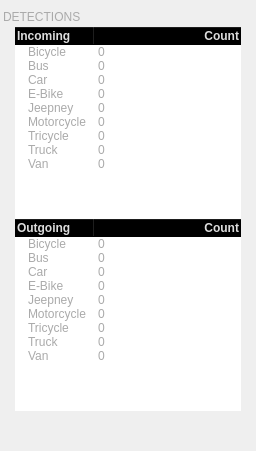
           <widget class="QWidget" name="side_panel_detections_widget">
            <layout class="QVBoxLayout" name="verticalLayout_3">
             <property name="spacing">
              <number>0</number>
             </property>
             <property name="leftMargin">
              <number>0</number>
             </property>
             <property name="topMargin">
              <number>0</number>
             </property>
             <property name="rightMargin">
              <number>0</number>
             </property>
             <property name="bottomMargin">
              <number>0</number>
             </property>
             <item>
              <widget class="QLabel" name="detections_side_panel_label">
               <property name="sizePolicy">
                <sizepolicy hsizetype="Preferred" vsizetype="Fixed">
                 <horstretch>0</horstretch>
                 <verstretch>0</verstretch>
                </sizepolicy>
               </property>
               <property name="styleSheet">
                <string notr="true">color: #aaa; padding: 10 0 3 0</string>
               </property>
               <property name="text">
                <string>DETECTIONS</string>
               </property>
              </widget>
             </item>
             <item>
              <widget class="QTreeWidget" name="detections_incoming_treewidget">
               <property name="sizePolicy">
                <sizepolicy hsizetype="Expanding" vsizetype="Fixed">
                 <horstretch>0</horstretch>
                 <verstretch>0</verstretch>
                </sizepolicy>
               </property>
               <property name="styleSheet">
                <string notr="true">QTreeWidget{color: #ddd; color: #aaa; border: 0; padding: 0 15}
QHeaderView::section{background-color: transparent; color: #ddd}
</string>
               </property>
               <property name="indentation">
                <number>10</number>
               </property>
               <property name="uniformRowHeights">
                <bool>true</bool>
               </property>
               <property name="itemsExpandable">
                <bool>false</bool>
               </property>
               <property name="animated">
                <bool>true</bool>
               </property>
               <attribute name="headerVisible">
                <bool>true</bool>
               </attribute>
               <attribute name="headerDefaultSectionSize">
                <number>80</number>
               </attribute>
               <attribute name="headerShowSortIndicator" stdset="0">
                <bool>false</bool>
               </attribute>
               <attribute name="headerStretchLastSection">
                <bool>true</bool>
               </attribute>
               <column>
                <property name="text">
                 <string>Incoming</string>
                </property>
                <property name="font">
                 <font>
                  <bold>true</bold>
                 </font>
                </property>
                <property name="icon">
                 <iconset theme="address-book-new"/>
                </property>
               </column>
               <column>
                <property name="text">
                 <string>Count</string>
                </property>
                <property name="font">
                 <font>
                  <bold>true</bold>
                 </font>
                </property>
                <property name="textAlignment">
                 <set>AlignTrailing|AlignVCenter</set>
                </property>
               </column>
               <item>
                <property name="text">
                 <string>Bicycle</string>
                </property>
                <property name="text">
                 <string>0</string>
                </property>
                <property name="textAlignment">
                 <set>AlignTrailing|AlignVCenter</set>
                </property>
               </item>
               <item>
                <property name="text">
                 <string>Bus</string>
                </property>
                <property name="text">
                 <string>0</string>
                </property>
                <property name="font">
                 <font>
                  <pointsize>9</pointsize>
                  <bold>false</bold>
                  <stylestrategy>PreferAntialias</stylestrategy>
                 </font>
                </property>
                <property name="textAlignment">
                 <set>AlignTrailing|AlignVCenter</set>
                </property>
               </item>
               <item>
                <property name="text">
                 <string>Car</string>
                </property>
                <property name="text">
                 <string>0</string>
                </property>
                <property name="textAlignment">
                 <set>AlignTrailing|AlignVCenter</set>
                </property>
               </item>
               <item>
                <property name="text">
                 <string>E-Bike</string>
                </property>
                <property name="text">
                 <string>0</string>
                </property>
                <property name="textAlignment">
                 <set>AlignTrailing|AlignVCenter</set>
                </property>
               </item>
               <item>
                <property name="text">
                 <string>Jeepney</string>
                </property>
                <property name="text">
                 <string>0</string>
                </property>
                <property name="textAlignment">
                 <set>AlignTrailing|AlignVCenter</set>
                </property>
               </item>
               <item>
                <property name="text">
                 <string>Motorcycle</string>
                </property>
                <property name="text">
                 <string>0</string>
                </property>
                <property name="textAlignment">
                 <set>AlignTrailing|AlignVCenter</set>
                </property>
               </item>
               <item>
                <property name="text">
                 <string>Tricycle</string>
                </property>
                <property name="text">
                 <string>0</string>
                </property>
                <property name="textAlignment">
                 <set>AlignTrailing|AlignVCenter</set>
                </property>
               </item>
               <item>
                <property name="text">
                 <string>Truck</string>
                </property>
                <property name="text">
                 <string>0</string>
                </property>
                <property name="textAlignment">
                 <set>AlignTrailing|AlignVCenter</set>
                </property>
               </item>
               <item>
                <property name="text">
                 <string>Van</string>
                </property>
                <property name="text">
                 <string>0</string>
                </property>
                <property name="textAlignment">
                 <set>AlignTrailing|AlignVCenter</set>
                </property>
               </item>
              </widget>
             </item>
             <item>
              <widget class="QTreeWidget" name="detections_outgoing_treewidget">
               <property name="sizePolicy">
                <sizepolicy hsizetype="Expanding" vsizetype="Fixed">
                 <horstretch>0</horstretch>
                 <verstretch>0</verstretch>
                </sizepolicy>
               </property>
               <property name="styleSheet">
                <string notr="true">QTreeWidget{color: #ddd; color: #aaa; border: 0; padding: 0 15}
QHeaderView::section{background-color: transparent; color: #ddd}</string>
               </property>
               <property name="indentation">
                <number>10</number>
               </property>
               <property name="uniformRowHeights">
                <bool>true</bool>
               </property>
               <property name="itemsExpandable">
                <bool>false</bool>
               </property>
               <property name="animated">
                <bool>true</bool>
               </property>
               <attribute name="headerVisible">
                <bool>true</bool>
               </attribute>
               <attribute name="headerDefaultSectionSize">
                <number>80</number>
               </attribute>
               <attribute name="headerShowSortIndicator" stdset="0">
                <bool>false</bool>
               </attribute>
               <attribute name="headerStretchLastSection">
                <bool>true</bool>
               </attribute>
               <column>
                <property name="text">
                 <string>Outgoing</string>
                </property>
                <property name="font">
                 <font>
                  <bold>true</bold>
                 </font>
                </property>
               </column>
               <column>
                <property name="text">
                 <string>Count</string>
                </property>
                <property name="font">
                 <font>
                  <bold>true</bold>
                 </font>
                </property>
                <property name="textAlignment">
                 <set>AlignTrailing|AlignVCenter</set>
                </property>
               </column>
               <item>
                <property name="text">
                 <string>Bicycle</string>
                </property>
                <property name="text">
                 <string>0</string>
                </property>
                <property name="textAlignment">
                 <set>AlignTrailing|AlignVCenter</set>
                </property>
               </item>
               <item>
                <property name="text">
                 <string>Bus</string>
                </property>
                <property name="text">
                 <string>0</string>
                </property>
                <property name="font">
                 <font>
                  <pointsize>9</pointsize>
                  <bold>false</bold>
                  <stylestrategy>PreferAntialias</stylestrategy>
                 </font>
                </property>
                <property name="textAlignment">
                 <set>AlignTrailing|AlignVCenter</set>
                </property>
               </item>
               <item>
                <property name="text">
                 <string>Car</string>
                </property>
                <property name="text">
                 <string>0</string>
                </property>
                <property name="textAlignment">
                 <set>AlignTrailing|AlignVCenter</set>
                </property>
               </item>
               <item>
                <property name="text">
                 <string>E-Bike</string>
                </property>
                <property name="text">
                 <string>0</string>
                </property>
                <property name="textAlignment">
                 <set>AlignTrailing|AlignVCenter</set>
                </property>
               </item>
               <item>
                <property name="text">
                 <string>Jeepney</string>
                </property>
                <property name="text">
                 <string>0</string>
                </property>
                <property name="textAlignment">
                 <set>AlignTrailing|AlignVCenter</set>
                </property>
               </item>
               <item>
                <property name="text">
                 <string>Motorcycle</string>
                </property>
                <property name="text">
                 <string>0</string>
                </property>
                <property name="textAlignment">
                 <set>AlignTrailing|AlignVCenter</set>
                </property>
               </item>
               <item>
                <property name="text">
                 <string>Tricycle</string>
                </property>
                <property name="text">
                 <string>0</string>
                </property>
                <property name="textAlignment">
                 <set>AlignTrailing|AlignVCenter</set>
                </property>
               </item>
               <item>
                <property name="text">
                 <string>Truck</string>
                </property>
                <property name="text">
                 <string>0</string>
                </property>
                <property name="textAlignment">
                 <set>AlignTrailing|AlignVCenter</set>
                </property>
               </item>
               <item>
                <property name="text">
                 <string>Van</string>
                </property>
                <property name="text">
                 <string>0</string>
                </property>
                <property name="textAlignment">
                 <set>AlignTrailing|AlignVCenter</set>
                </property>
               </item>
              </widget>
             </item>
             <item>
              <spacer name="side_panel_detections_widget_spacer">
               <property name="orientation">
                <enum>Qt::Vertical</enum>
               </property>
               <property name="sizeType">
                <enum>QSizePolicy::Expanding</enum>
               </property>
               <property name="sizeHint" stdset="0">
                <size>
                 <width>20</width>
                 <height>40</height>
                </size>
               </property>
              </spacer>
             </item>
            </layout>
           </widget>
